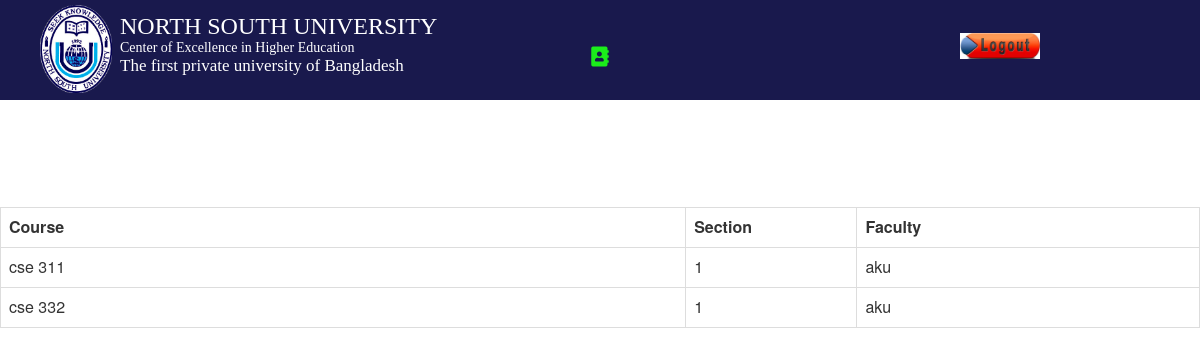
Screenshot of /Teach.php with the database file from the repository.
### tables this page shows
CREATE TABLE `teach_courses` (
  `course` varchar(225) NOT NULL,
  `section` varchar(225) NOT NULL,
  `faculty` varchar(225) NOT NULL
);

### Teach.php (the view, shortened to what this page needs)
<?php
$connect = mysqli_connect("localhost", "root", "", "nsu_portal");
?>
<html>
    <head>
        <link rel="stylesheet" type ="text/css" href="Css files/Teach.css">
        <link rel="stylesheet" href="https://use.fontawesome.com/releases/v5.3.1/css/all.css">
        <link rel="stylesheet" href="https://maxcdn.bootstrapcdn.com/bootstrap/3.3.6/css/bootstrap.min.css" />
    </head>
    <body>
        <div class="main_container">
            <div class="navigation-bar">
                <input type= "image" id= "logo" src="pictures/A.png" />
                <h3 id="hh">NORTH SOUTH UNIVERSITY</h3> <br>
                <h5 id="hh1">Center of Excellence in Higher Education</h5>
                <h6 id="hh2">The first private university of Bangladesh</h6>
            </div>
            <center>
                <div class="My_Account">
                    <ul>
                        <li> <?php
                            $id = $_SESSION['Initial'];
                            $query = "SELECT First_Name FROM teachers_info where Initial='$id' ";
                            $result = mysqli_query($connect, $query);
                            $ro = mysqli_fetch_array($result);
                            echo " <a href ='http://localhost/NSU%20PORTAL/Teachers%20Information.php' </a> <i class='fas fa-address-book'></i> " . $ro["First_Name"];
                            ?>
                        </li>
                    </ul>
                </div>
            </center>
            <a href="http://localhost/NSU%20PORTAL/Login_Page.php"> <input type= "image" id= "Login_Button" src="pictures/log.jpg" /> </a>
            <table class="table table-bordered" id="table">
                <tr>
                    <th width="40%">Course</th>
                    <th width="10%">Section</th>
                    <th width="20%">Faculty</th>
                </tr>
                <?php
                $query = "SELECT course,section,faculty FROM teach_courses ";
                $result = mysqli_query($connect, $query);
                while ($row = mysqli_fetch_array($result)) {
                    ?>
                    <tr class="table-row" data-href="http://localhost/NSU%20PORTAL/details.php">
                        <td> <?php echo $row["course"]; ?></td>
                        <td> <?php echo $row["section"]; ?></td>
                        <td> <?php echo $row["faculty"]; ?></td>
                    </tr>
                    <?php
                }
                ?>
            </table>
        </div>
    </body>
</html>

### Css files/Teach.css (style rules this page uses)
* { margin: 0; padding: 0; }
html { height:100%; }
body { height: 100%; }
.navigation-bar { width: 100%; height: 100px; background: #19194d; }
#logo { width: 72px; margin-top: 5px; margin-left: 40px; }
#hh { font-family:Roman; margin-left: 120px; margin-top: -80px; color:white; }
#hh1 { font-family:Comic Sans MS; margin-left: 120px; margin-top: -30px; color:white; }
#hh2 { font-size:17px; font-family:Brush Script MT; margin-left: 120px; margin-top: -8px; color:white; }
.My_Account { width: 400px; height: 160px; border: none; }
.My_Account ul li { list-style: none; margin-top: -53px; }
.My_Account ul li a { font-size:20px; font-family:cursive; text-decoration: none; color:#1BED1B; }
ul { list-style:none; }
#Login_Button { float : right; margin-top:-174px; margin-right:160px; width:80px; }
#table { margin-top:-105px; }

### rows the page displays
teach_courses: course "cse 311", section "1", faculty "aku"
teach_courses: course "cse 332", section "1", faculty "aku"
